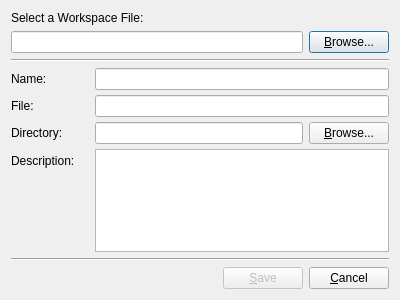
<?xml version="1.0" encoding="UTF-8"?>
<ui version="4.0">
 <class>FileWorkspaceEditDialog</class>
 <widget class="QDialog" name="FileWorkspaceEditDialog">
  <property name="geometry">
   <rect>
    <x>0</x>
    <y>0</y>
    <width>400</width>
    <height>300</height>
   </rect>
  </property>
  <property name="windowTitle">
   <string>Dialog</string>
  </property>
  <layout class="QVBoxLayout" name="verticalLayout">
   <item>
    <widget class="QLabel" name="labelSelectionFile">
     <property name="text">
      <string>Select a Workspace File:</string>
     </property>
    </widget>
   </item>
   <item>
    <layout class="QHBoxLayout" name="horizontalLayout">
     <item>
      <widget class="QLineEdit" name="lineEditSelectedFile">
       <property name="readOnly">
        <bool>true</bool>
       </property>
      </widget>
     </item>
     <item>
      <widget class="QPushButton" name="pushButtonBrowseWorkspace">
       <property name="text">
        <string>&amp;Browse...</string>
       </property>
      </widget>
     </item>
    </layout>
   </item>
   <item>
    <widget class="Line" name="lineSelectionFile">
     <property name="orientation">
      <enum>Qt::Horizontal</enum>
     </property>
    </widget>
   </item>
   <item>
    <layout class="QHBoxLayout" name="horizontalLayout_3">
     <item>
      <layout class="QFormLayout" name="formLayout_2">
       <property name="sizeConstraint">
        <enum>QLayout::SetDefaultConstraint</enum>
       </property>
       <property name="fieldGrowthPolicy">
        <enum>QFormLayout::ExpandingFieldsGrow</enum>
       </property>
       <property name="horizontalSpacing">
        <number>20</number>
       </property>
       <property name="verticalSpacing">
        <number>5</number>
       </property>
       <property name="rightMargin">
        <number>0</number>
       </property>
       <item row="0" column="0">
        <widget class="QLabel" name="selectedWorkspaceNameLabel">
         <property name="text">
          <string>Name:</string>
         </property>
        </widget>
       </item>
       <item row="0" column="1">
        <widget class="QLineEdit" name="selectedWorkspaceName">
         <property name="enabled">
          <bool>true</bool>
         </property>
         <property name="alignment">
          <set>Qt::AlignLeading|Qt::AlignLeft|Qt::AlignVCenter</set>
         </property>
         <property name="readOnly">
          <bool>false</bool>
         </property>
         <property name="clearButtonEnabled">
          <bool>true</bool>
         </property>
        </widget>
       </item>
       <item row="1" column="0">
        <widget class="QLabel" name="selectedWorkspaceFileLabel">
         <property name="text">
          <string>File:</string>
         </property>
        </widget>
       </item>
       <item row="1" column="1">
        <widget class="QLineEdit" name="selectedWorkspaceFile">
         <property name="clearButtonEnabled">
          <bool>true</bool>
         </property>
        </widget>
       </item>
       <item row="2" column="0">
        <widget class="QLabel" name="selectedWorkspaceDirectoryLabel">
         <property name="text">
          <string>Directory:</string>
         </property>
        </widget>
       </item>
       <item row="2" column="1">
        <layout class="QHBoxLayout" name="horizontalLayout_2">
         <property name="spacing">
          <number>6</number>
         </property>
         <item>
          <widget class="QLineEdit" name="selectedWorkspaceDirectory">
           <property name="readOnly">
            <bool>true</bool>
           </property>
          </widget>
         </item>
         <item>
          <widget class="QPushButton" name="pushButtonSelectWorkspaceDirectory">
           <property name="text">
            <string>&amp;Browse...</string>
           </property>
          </widget>
         </item>
        </layout>
       </item>
       <item row="3" column="0">
        <widget class="QLabel" name="selectedWorkspaceDescriptionLabel">
         <property name="text">
          <string>Description:</string>
         </property>
        </widget>
       </item>
       <item row="3" column="1">
        <widget class="QTextEdit" name="selectedWorkspaceDescription"/>
       </item>
      </layout>
     </item>
    </layout>
   </item>
   <item>
    <widget class="Line" name="line">
     <property name="orientation">
      <enum>Qt::Horizontal</enum>
     </property>
    </widget>
   </item>
   <item>
    <layout class="QHBoxLayout" name="horizontallLayoutSelectedWorkspace">
     <item>
      <spacer name="horizontalSpacer_4">
       <property name="orientation">
        <enum>Qt::Horizontal</enum>
       </property>
       <property name="sizeHint" stdset="0">
        <size>
         <width>40</width>
         <height>20</height>
        </size>
       </property>
      </spacer>
     </item>
     <item>
      <widget class="QPushButton" name="buttonSaveSelectedWorkspace">
       <property name="enabled">
        <bool>false</bool>
       </property>
       <property name="toolTip">
        <string>Save current Workspace changes.</string>
       </property>
       <property name="text">
        <string>&amp;Save</string>
       </property>
      </widget>
     </item>
     <item>
      <widget class="QPushButton" name="buttonCancelDialog">
       <property name="text">
        <string>&amp;Cancel</string>
       </property>
      </widget>
     </item>
    </layout>
   </item>
  </layout>
 </widget>
 <resources/>
 <connections>
  <connection>
   <sender>buttonCancelDialog</sender>
   <signal>released()</signal>
   <receiver>FileWorkspaceEditDialog</receiver>
   <slot>reject()</slot>
   <hints>
    <hint type="sourcelabel">
     <x>349</x>
     <y>278</y>
    </hint>
    <hint type="destinationlabel">
     <x>199</x>
     <y>149</y>
    </hint>
   </hints>
  </connection>
  <connection>
   <sender>buttonSaveSelectedWorkspace</sender>
   <signal>released()</signal>
   <receiver>FileWorkspaceEditDialog</receiver>
   <slot>accept()</slot>
   <hints>
    <hint type="sourcelabel">
     <x>263</x>
     <y>278</y>
    </hint>
    <hint type="destinationlabel">
     <x>199</x>
     <y>149</y>
    </hint>
   </hints>
  </connection>
  <connection>
   <sender>pushButtonBrowseWorkspace</sender>
   <signal>released()</signal>
   <receiver>FileWorkspaceEditDialog</receiver>
   <slot>showSetWorkspaceFileDialog()</slot>
   <hints>
    <hint type="sourcelabel">
     <x>349</x>
     <y>40</y>
    </hint>
    <hint type="destinationlabel">
     <x>199</x>
     <y>149</y>
    </hint>
   </hints>
  </connection>
  <connection>
   <sender>pushButtonSelectWorkspaceDirectory</sender>
   <signal>released()</signal>
   <receiver>FileWorkspaceEditDialog</receiver>
   <slot>showSetNewWorkspaceFileDialog()</slot>
   <hints>
    <hint type="sourcelabel">
     <x>347</x>
     <y>108</y>
    </hint>
    <hint type="destinationlabel">
     <x>199</x>
     <y>149</y>
    </hint>
   </hints>
  </connection>
 </connections>
 <slots>
  <slot>showSetNewWorkspaceFileDialog()</slot>
  <slot>showSetWorkspaceFileDialog()</slot>
 </slots>
</ui>
